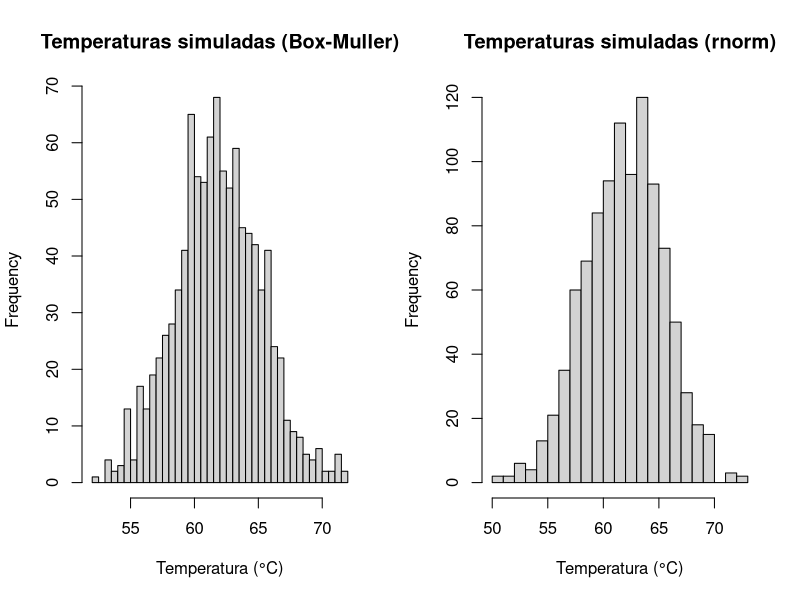
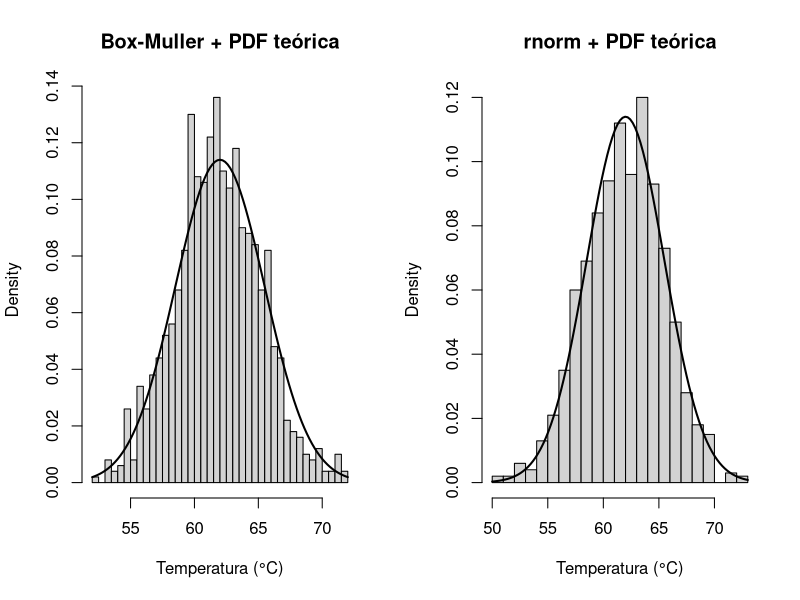

Reproduce these figures in R, in order.
box_muller_cpu_temp <- function(n){
  #dados sobre a temperatura (media e desvio padrao)
  mu <- 62
  sigma <- 3.5
  
  #Item 1(a)
  m <- ceiling(n / 2)
  U1 <- runif(m)
  U2 <- runif(m)
  
  #Item 1(b): Box-Muller
  Z1 <- sqrt(-2 * log(U1)) * cos(2 * pi * U2)
  Z2 <- sqrt(-2 * log(U1)) * sin(2 * pi * U2)
  Z  <- c(Z1, Z2)[1:n]
  
  #Item 1(c): Conversao
  T <- mu + sigma * Z
  return(T)
}

T_box <- box_muller_cpu_temp(1000)

T_rnorm <- rnorm(n = 1000, mean = 62, sd = 3.5)

mean_box <- mean(T_box)
sd_box <- sd(T_box)

mean_rnorm <- mean (T_rnorm)
sd_rnorm <- sd(T_rnorm)

min_box <- min(T_box)
max_box <- max(T_box)


min_rnorm <- min(T_rnorm)
max_rnorm <- max(T_rnorm)

#valores empiricos
prob_emp_box_D <- mean(T_box > 68)
prob_emp_rnorm_D <- mean(T_rnorm > 68)

#valores teoricos (vale para os dois)
prob_teo_D <- 1 - pnorm(68,mean = 62,sd = 3.5)

#valores empiricos
prob_emp_box_E <- mean(T_box > 60 & T_box < 65)
prob_emp_rnorm_E <- mean(T_rnorm > 60 & T_rnorm < 65)

#valores teoricos (vale para os dois)
prob_teo_E <- pnorm(65,mean = 62,sd = 3.5) - pnorm (60,mean = 62,sd = 3.5)

#valores empiricos
p_emp_box_F   <- mean(T_box > 75)
p_emp_rnorm_F <- mean(T_rnorm > 75)

#valores teoricos (vale para os dois)
p_teo_F <- 1 - pnorm(75, mean = 62, sd = 3.5)

par(mfrow = c(1, 2))

#Box-Muller
hist(T_box, breaks = 30,
     main = "Temperaturas simuladas (Box-Muller)",
     xlab = "Temperatura (°C)")

#Gerador do R
hist(T_rnorm, breaks = 30,
     main = "Temperaturas simuladas (rnorm)",
     xlab = "Temperatura (°C)")

# Item 4(b): PDF normal teórica sobreposta ao histograma
# (assumindo que já existe um vetor de temperaturas T: use T_box ou T_rnorm)

mu <- 62
sigma <- 3.5

hist(T_box, breaks = 30, probability = TRUE,
     main = "Box-Muller + PDF teórica",
     xlab = "Temperatura (°C)")
curve(dnorm(x, mean = mu, sd = sigma), add = TRUE, lwd = 2)

# Se quiser fazer para o outro conjunto também, troque T_box por T_rnorm:
hist(T_rnorm, breaks = 30, probability = TRUE,
     main = "rnorm + PDF teórica",
     xlab = "Temperatura (°C)")
curve(dnorm(x, mean = mu, sd = sigma), add = TRUE, lwd = 2)





